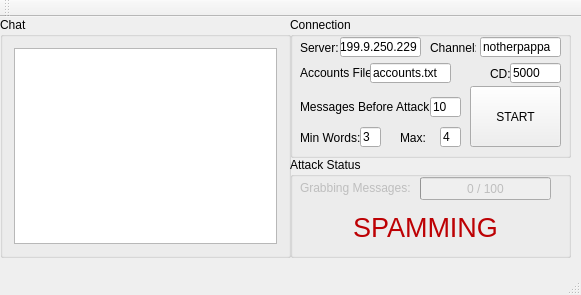
<?xml version="1.0" encoding="UTF-8"?>
<ui version="4.0">
 <class>MainWindow</class>
 <widget class="QMainWindow" name="MainWindow">
  <property name="geometry">
   <rect>
    <x>0</x>
    <y>0</y>
    <width>581</width>
    <height>295</height>
   </rect>
  </property>
  <property name="windowTitle">
   <string>MainWindow</string>
  </property>
  <widget class="QWidget" name="centralWidget">
   <widget class="QGroupBox" name="groupBox">
    <property name="geometry">
     <rect>
      <x>0</x>
      <y>0</y>
      <width>291</width>
      <height>241</height>
     </rect>
    </property>
    <property name="sizePolicy">
     <sizepolicy hsizetype="Expanding" vsizetype="Expanding">
      <horstretch>0</horstretch>
      <verstretch>0</verstretch>
     </sizepolicy>
    </property>
    <property name="title">
     <string>Chat</string>
    </property>
    <layout class="QHBoxLayout" name="horizontalLayout">
     <item>
      <widget class="QTextEdit" name="textEdit">
       <property name="readOnly">
        <bool>true</bool>
       </property>
      </widget>
     </item>
    </layout>
   </widget>
   <widget class="QGroupBox" name="groupBox_2">
    <property name="geometry">
     <rect>
      <x>290</x>
      <y>0</y>
      <width>281</width>
      <height>141</height>
     </rect>
    </property>
    <property name="title">
     <string>Connection</string>
    </property>
    <widget class="QLineEdit" name="host">
     <property name="geometry">
      <rect>
       <x>50</x>
       <y>20</y>
       <width>81</width>
       <height>20</height>
      </rect>
     </property>
     <property name="text">
      <string>199.9.250.229</string>
     </property>
    </widget>
    <widget class="QLabel" name="label">
     <property name="geometry">
      <rect>
       <x>10</x>
       <y>20</y>
       <width>46</width>
       <height>21</height>
      </rect>
     </property>
     <property name="text">
      <string>Server:</string>
     </property>
    </widget>
    <widget class="QLabel" name="label_2">
     <property name="geometry">
      <rect>
       <x>140</x>
       <y>20</y>
       <width>46</width>
       <height>21</height>
      </rect>
     </property>
     <property name="text">
      <string>Channel:</string>
     </property>
    </widget>
    <widget class="QLineEdit" name="channel">
     <property name="geometry">
      <rect>
       <x>190</x>
       <y>20</y>
       <width>81</width>
       <height>20</height>
      </rect>
     </property>
     <property name="text">
      <string>notherpappa</string>
     </property>
    </widget>
    <widget class="QLabel" name="label_3">
     <property name="geometry">
      <rect>
       <x>200</x>
       <y>46</y>
       <width>21</width>
       <height>21</height>
      </rect>
     </property>
     <property name="text">
      <string>CD:</string>
     </property>
    </widget>
    <widget class="QLineEdit" name="globalCD">
     <property name="geometry">
      <rect>
       <x>220</x>
       <y>46</y>
       <width>51</width>
       <height>20</height>
      </rect>
     </property>
     <property name="text">
      <string>5000</string>
     </property>
    </widget>
    <widget class="QLabel" name="label_4">
     <property name="geometry">
      <rect>
       <x>10</x>
       <y>46</y>
       <width>71</width>
       <height>20</height>
      </rect>
     </property>
     <property name="text">
      <string>Accounts File: </string>
     </property>
    </widget>
    <widget class="QLineEdit" name="accountFileName">
     <property name="geometry">
      <rect>
       <x>80</x>
       <y>46</y>
       <width>81</width>
       <height>20</height>
      </rect>
     </property>
     <property name="text">
      <string>accounts.txt</string>
     </property>
    </widget>
    <widget class="QLabel" name="label_5">
     <property name="geometry">
      <rect>
       <x>10</x>
       <y>80</y>
       <width>131</width>
       <height>20</height>
      </rect>
     </property>
     <property name="text">
      <string>Messages Before Attack: </string>
     </property>
    </widget>
    <widget class="QLineEdit" name="maxMessages">
     <property name="geometry">
      <rect>
       <x>140</x>
       <y>80</y>
       <width>31</width>
       <height>20</height>
      </rect>
     </property>
     <property name="inputMask">
      <string/>
     </property>
     <property name="text">
      <string>10</string>
     </property>
    </widget>
    <widget class="QPushButton" name="pushButton_2">
     <property name="geometry">
      <rect>
       <x>180</x>
       <y>69</y>
       <width>91</width>
       <height>61</height>
      </rect>
     </property>
     <property name="text">
      <string>START</string>
     </property>
    </widget>
    <widget class="QLabel" name="label_6">
     <property name="geometry">
      <rect>
       <x>10</x>
       <y>110</y>
       <width>61</width>
       <height>21</height>
      </rect>
     </property>
     <property name="text">
      <string>Min Words: </string>
     </property>
    </widget>
    <widget class="QLineEdit" name="minW">
     <property name="geometry">
      <rect>
       <x>70</x>
       <y>110</y>
       <width>21</width>
       <height>20</height>
      </rect>
     </property>
     <property name="text">
      <string>3</string>
     </property>
    </widget>
    <widget class="QLabel" name="label_7">
     <property name="geometry">
      <rect>
       <x>110</x>
       <y>110</y>
       <width>31</width>
       <height>21</height>
      </rect>
     </property>
     <property name="text">
      <string>Max:</string>
     </property>
    </widget>
    <widget class="QLineEdit" name="maxW">
     <property name="geometry">
      <rect>
       <x>150</x>
       <y>110</y>
       <width>21</width>
       <height>20</height>
      </rect>
     </property>
     <property name="text">
      <string>4</string>
     </property>
    </widget>
   </widget>
   <widget class="QGroupBox" name="groupBox_3">
    <property name="geometry">
     <rect>
      <x>290</x>
      <y>140</y>
      <width>281</width>
      <height>101</height>
     </rect>
    </property>
    <property name="title">
     <string>Attack Status</string>
    </property>
    <widget class="QLabel" name="grabLabel">
     <property name="enabled">
      <bool>false</bool>
     </property>
     <property name="geometry">
      <rect>
       <x>10</x>
       <y>20</y>
       <width>121</width>
       <height>21</height>
      </rect>
     </property>
     <property name="text">
      <string>Grabbing Messages: </string>
     </property>
    </widget>
    <widget class="QProgressBar" name="messagesPB">
     <property name="enabled">
      <bool>false</bool>
     </property>
     <property name="geometry">
      <rect>
       <x>130</x>
       <y>20</y>
       <width>131</width>
       <height>23</height>
      </rect>
     </property>
     <property name="value">
      <number>0</number>
     </property>
     <property name="alignment">
      <set>Qt::AlignRight|Qt::AlignTrailing|Qt::AlignVCenter</set>
     </property>
     <property name="format">
      <string>%v / %m</string>
     </property>
    </widget>
    <widget class="QLabel" name="spamLabel">
     <property name="geometry">
      <rect>
       <x>0</x>
       <y>50</y>
       <width>271</width>
       <height>41</height>
      </rect>
     </property>
     <property name="font">
      <font>
       <pointsize>20</pointsize>
      </font>
     </property>
     <property name="text">
      <string>&lt;html&gt;&lt;head/&gt;&lt;body&gt;&lt;p&gt;&lt;span style=&quot; color:#bd0104;&quot;&gt;SPAMMING&lt;/span&gt;&lt;/p&gt;&lt;/body&gt;&lt;/html&gt;</string>
     </property>
     <property name="alignment">
      <set>Qt::AlignCenter</set>
     </property>
    </widget>
   </widget>
  </widget>
  <widget class="QMenuBar" name="menuBar">
   <property name="geometry">
    <rect>
     <x>0</x>
     <y>0</y>
     <width>581</width>
     <height>21</height>
    </rect>
   </property>
  </widget>
  <widget class="QToolBar" name="mainToolBar">
   <attribute name="toolBarArea">
    <enum>TopToolBarArea</enum>
   </attribute>
   <attribute name="toolBarBreak">
    <bool>false</bool>
   </attribute>
  </widget>
  <widget class="QStatusBar" name="statusBar"/>
 </widget>
 <layoutdefault spacing="6" margin="11"/>
 <resources/>
 <connections/>
</ui>
